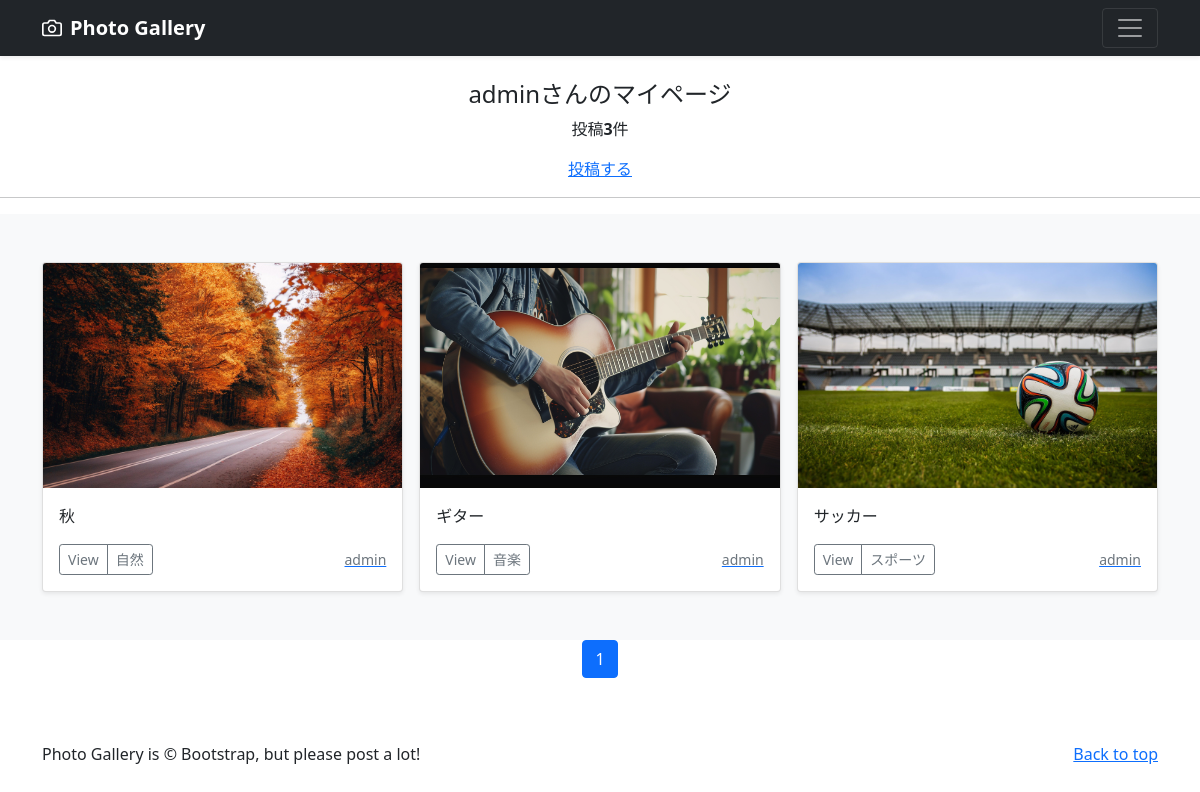
Screenshot of /mypage/ (signed in) with the database file from the repository.
### accounts/models.py (models this page shows)
class CustomUser(AbstractUser):
    pass

### photo/models.py (models this page shows, shortened)
class PhotoPost(models.Model):
    user = models.ForeignKey(
        CustomUser,
        verbose_name='ユーザー',
        on_delete=models.CASCADE
    )
    category = models.ForeignKey(
        Category, verbose_name='カテゴリ',
        on_delete=models.PROTECT
    )
    title = models.CharField(
        verbose_name='タイトル',
        max_length=200
    )
    comment = models.TextField(
        verbose_name='コメント'
    )
    image1 = models.ImageField(
        verbose_name='イメージ１',
        upload_to = 'photos'
    )
    image2 = models.ImageField(
        verbose_name='イメージ２',
        upload_to='photos',
        blank=True,
        null=True
    )
    posted_at = models.DateTimeField(
        verbose_name='投稿日時',
        auto_now_add=True
    )

class Category(models.Model):
    title = models.CharField(
        verbose_name = 'カテゴリ',
        max_length=20)

### photo/views.py (the view)
# urls.py: path('mypage/', views.MypageView.as_view(), name='mypage'),
class MypageView(ListView):
    template_name = "mypage.html"
    paginate_by = 9
    def get_queryset(self):
        queryset = PhotoPost.objects.filter(user=self.request.user).order_by('-posted_at')
        return queryset

### photo/templates/mypage.html (shortened to what this page needs)
{% extends "base.html" %}
{% block contents %}
{% if user.is_authenticated %}
    <br>
    <div style ="text-align:center">
        <h4>{{user.username}}さんのマイページ</h4>
        {% if object_list.count == 0 %}
            <p>{{user.username}}さんの投稿はありません</p>
        {% else %}
            <p>投稿<strong>{{object_list.count}}</strong>件</p>
        {% endif %}
        <a href="{% url "photo:post" %}">投稿する</a>
    </div>
    <hr>
{% endif %}
{% include "photos_list.html" %}
{% include "pagination.html" %}
{% endblock contents %}

### photo/templates/photos_list.html (shortened to what this page needs)
<div class="album py-5 bg-light">
  <div class="container">
    <div class="row row-cols-1 row-cols-sm-2 row-cols-md-3 g-3">
      {% for record in object_list %}
      <div class="col">
        <div class="card shadow-sm">
          <img src="{{record.image1.url}}"
               class="bd-placeholder-img card-img-top"
               width="100%" height="225"
               xmlns="http://www.w3.org/2000/svg"
               role="img" aria-label="Placeholder: Thumbnail"
               preserveAspectRatio="xMidYMid slice"
               focusable="false">
               <rect width="100%" height="100%" fill="#55595c"/>
          <div class="card-body">
            <p class="card-text">{{ record.title }}</p>
            <div class="d-flex justify-content-between align-items-center">
              <div class="btn-group">
                <button type="button"
                        class="btn btn-sm btn-outline-secondary"
                        onclick="location.href='{% url 'photo:photo_detail' record.pk %}'">
                        View</button>
                <button type="button"
                        class="btn btn-sm btn-outline-secondary"
                        onclick="location.href='{% url 'photo:photos_cat' category=record.category.id %}'">
                        {{ record.category.title }}</button>
              </div>
              <a href="{% url 'photo:user_list' user=record.user.id %}">
                <small class="text-muted">{{ record.user.username }}</small>
              </a>
            </div>
          </div>
        </div>
      </div>
      {% endfor %}
    </div>
  </div>
</div>

### photo/templates/base.html (style rules this page uses)
.bd-placeholder-img { font-size: 1.125rem; text-anchor: middle; -webkit-user-select: none; -moz-user-select: none; user-select: none; }

### rows the page displays
CustomUser: username "admin"
PhotoPost: image1 (picture), title "秋", category "自然", user.username "admin"
PhotoPost: image1 (picture), title "ギター", category "音楽", user.username "admin"
PhotoPost: image1 (picture), title "サッカー", category "スポーツ", user.username "admin"

### other values shown
{{ object_list.count }} "3"
{{ num }} "1"
